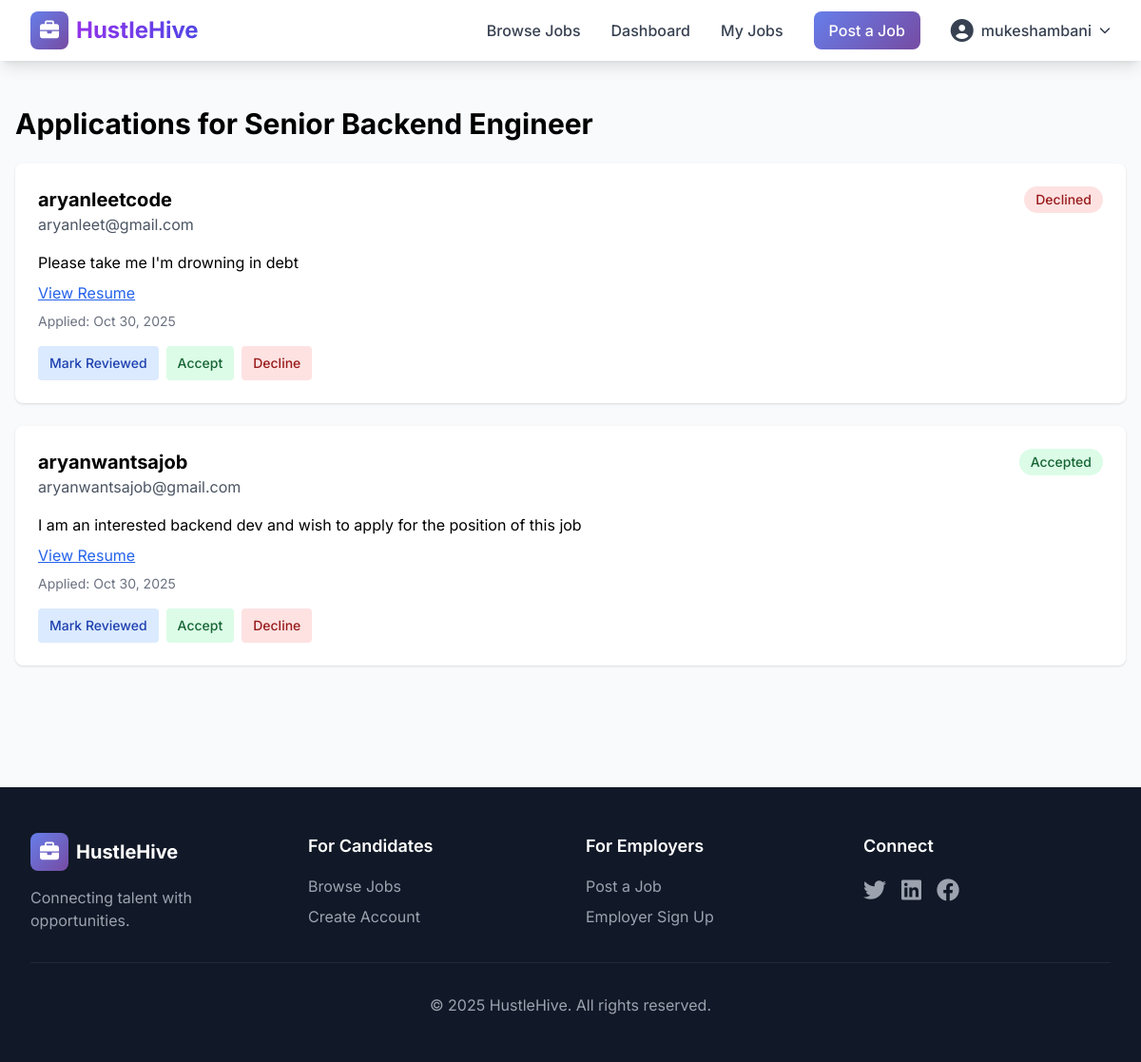
The page /jobs/1/applications/ (signed in) on the database its author committed.
### jobs/models.py (models this page shows, shortened)
class Job(models.Model):
    JOB_TYPES = [
        ('FT', 'Full Time'),
        ('PT', 'Part Time'),
        ('CT', 'Contract'),
        ('IN', 'Internship'),
    ]
    title = models.CharField(max_length=200)
    description = models.TextField()
    company_name = models.CharField(max_length=200)
    location = models.CharField(max_length=200)
    job_type = models.CharField(max_length=2, choices=JOB_TYPES, default='FT')
    salary_range = models.CharField(max_length=100, blank=True)
    posted_by = models.ForeignKey(User, on_delete=models.CASCADE, related_name='jobs')
    created_at = models.DateTimeField(auto_now_add=True)
    updated_at = models.DateTimeField(auto_now=True)
    is_active = models.BooleanField(default=True)
    class Meta:
        ordering = ['-created_at']

class Application(models.Model):
    STATUS_CHOICES = [
        ('P', 'Pending'),
        ('R', 'Reviewed'),
        ('A', 'Accepted'),
        ('D', 'Declined'),
    ]
    job = models.ForeignKey(Job, on_delete=models.CASCADE, related_name='applications')
    applicant = models.ForeignKey(User, on_delete=models.CASCADE, related_name='applications')
    resume = models.FileField(
        upload_to=resume_upload_path,
        validators=[FileExtensionValidator(allowed_extensions=['pdf', 'doc', 'docx'])],
        help_text="Upload your resume (PDF, DOC, or DOCX format, max 5MB)"
    )
    message = models.TextField()
    status = models.CharField(max_length=1, choices=STATUS_CHOICES, default='P')
    submitted_at = models.DateTimeField(auto_now_add=True)
    class Meta:
        unique_together = ['job', 'applicant']
        ordering = ['-submitted_at']

### jobs/views.py (the view)
# urls.py: path('jobs/<int:job_id>/applications/', views.job_applications, name='job_applications'),
@login_required
def job_applications(request, job_id):
    job = get_object_or_404(Job, id=job_id, posted_by=request.user)
    applications = job.applications.all()
    return render(request, 'jobs/job_applications.html', {
        'job': job,
        'applications': applications
    })

### jobs/templates/jobs/job_applications.html (shortened to what this page needs)
{% extends 'jobs/base.html' %}
{% block content %}
<div class="max-w-7xl mx-auto px-4 py-12">
    <h1 class="text-3xl font-bold mb-6">Applications for {{ job.title }}</h1>
    <div class="grid gap-6">
        {% for app in applications %}
        <div class="bg-white p-6 rounded-lg shadow">
            <div class="flex items-start justify-between">
                <div>
                    <h3 class="text-xl font-bold">{{ app.applicant.username }}</h3>
                    <p class="text-gray-600">{{ app.applicant.email }}</p>
                </div>
                <span class="inline-flex items-center px-3 py-1 rounded-full text-sm font-medium
                    {% if app.status == 'P' %}bg-yellow-100 text-yellow-800{% elif app.status == 'R' %}bg-blue-100 text-blue-800{% elif app.status == 'A' %}bg-green-100 text-green-800{% else %}bg-red-100 text-red-800{% endif %}">
                    {% if app.status == 'P' %}Pending{% elif app.status == 'R' %}Reviewed{% elif app.status == 'A' %}Accepted{% else %}Declined{% endif %}
                </span>
            </div>
            <p class="mt-4 whitespace-pre-line">{{ app.message }}</p>
            <a href="{{ app.resume.url }}" class="text-blue-600 underline mt-2 inline-block" target="_blank">View Resume</a>
            <p class="text-sm text-gray-500 mt-2">Applied: {{ app.submitted_at|date:"M d, Y" }}</p>
            <div class="mt-4 flex gap-2">
                <form method="post" action="{% url 'update_application_status' job.id app.id 'review' %}">
                    <button class="px-3 py-2 rounded bg-blue-100 text-blue-800 text-sm font-medium">Mark Reviewed</button>
                </form>
                <form method="post" action="{% url 'update_application_status' job.id app.id 'accept' %}">
                    <button class="px-3 py-2 rounded bg-green-100 text-green-800 text-sm font-medium">Accept</button>
                </form>
                <form method="post" action="{% url 'update_application_status' job.id app.id 'decline' %}">
                    <button class="px-3 py-2 rounded bg-red-100 text-red-800 text-sm font-medium">Decline</button>
                </form>
            </div>
        </div>
        {% endfor %}
    </div>
</div>
{% endblock %}

### jobs/templates/jobs/base.html (shortened to what this page needs)
<!DOCTYPE html>
<html lang="en">
<head>
    <script src="https://cdn.tailwindcss.com"></script>
    <link rel="stylesheet" href="https://cdnjs.cloudflare.com/ajax/libs/font-awesome/6.4.0/css/all.min.css">
</head>
<body class="bg-gray-50">
    <nav class="bg-white shadow-lg sticky top-0 z-50">
        <div class="max-w-7xl mx-auto px-4 sm:px-6 lg:px-8">
            <div class="flex justify-between h-16">
                <div class="flex items-center">
                    <a href="{% url 'home' %}" class="flex items-center space-x-2">
                        <div class="w-10 h-10 gradient-bg rounded-lg flex items-center justify-center">
                            <i class="fas fa-briefcase text-white text-xl"></i>
                        </div>
                        <span class="text-2xl font-bold bg-gradient-to-r from-purple-600 to-indigo-600 bg-clip-text text-transparent">
                        </span>
                    </a>
                </div>
                <div class="hidden md:flex items-center space-x-8">
                    <a href="{% url 'job_list' %}" class="text-gray-700 hover:text-purple-600 font-medium transition">
                        Browse Jobs
                    </a>
                    {% if user.is_authenticated %}
                        <a href="{% url 'dashboard' %}" class="text-gray-700 hover:text-purple-600 font-medium transition">
                            Dashboard
                        </a>
                        {% if user.profile.is_employer %}
                            <a href="{% url 'my_jobs' %}" class="text-gray-700 hover:text-purple-600 font-medium transition">
                                My Jobs
                            </a>
                            <a href="{% url 'job_create' %}" class="btn-primary text-white px-4 py-2 rounded-lg font-medium">
                                Post a Job
                            </a>
                        {% else %}
                            <a href="{% url 'my_applications' %}" class="text-gray-700 hover:text-purple-600 font-medium transition">
                                My Applications
                            </a>
                        {% endif %}
                        <div class="relative">
                            <button id="user-menu-btn" class="flex items-center space-x-2 text-gray-700 hover:text-purple-600 font-medium transition">
                                <i class="fas fa-user-circle text-2xl"></i>
                                <span>{{ user.username }}</span>
                                <i class="fas fa-chevron-down text-xs"></i>
                            </button>
                        </div>
                    {% endif %}
                </div>
            </div>
        </div>
    </nav>
    <main>
        {% block content %}{% endblock %}
    </main>
    <footer class="bg-gray-900 text-white mt-20">
        <div class="max-w-7xl mx-auto px-4 sm:px-6 lg:px-8 py-12">
            <div class="grid grid-cols-1 md:grid-cols-4 gap-8">
                <div>
                    <div class="flex items-center space-x-2 mb-4">
                        <div class="w-10 h-10 gradient-bg rounded-lg flex items-center justify-center">
                            <i class="fas fa-briefcase text-white text-xl"></i>
                        </div>
                        <span class="text-xl font-bold">HustleHive</span>
                    </div>
                    <p class="text-gray-400">Connecting talent with opportunities.</p>
                </div>
                <div>
                    <h3 class="text-lg font-semibold mb-4">For Candidates</h3>
                    <ul class="space-y-2 text-gray-400">
                        <li><a href="{% url 'job_list' %}" class="hover:text-white transition">Browse Jobs</a></li>
                        <li><a href="{% url 'register' %}" class="hover:text-white transition">Create Account</a></li>
                    </ul>
                </div>
                <div>
                    <h3 class="text-lg font-semibold mb-4">For Employers</h3>
                    <ul class="space-y-2 text-gray-400">
                        <li><a href="{% url 'job_create' %}" class="hover:text-white transition">Post a Job</a></li>
                        <li><a href="{% url 'register' %}" class="hover:text-white transition">Employer Sign Up</a></li>
                    </ul>
                </div>
                <div>
                    <h3 class="text-lg font-semibold mb-4">Connect</h3>
                    <div class="flex space-x-4">
                        <a href="#" class="text-gray-400 hover:text-white transition">
                            <i class="fab fa-twitter text-2xl"></i>
                        </a>
                        <a href="#" class="text-gray-400 hover:text-white transition">
                            <i class="fab fa-linkedin text-2xl"></i>
                        </a>
                        <a href="#" class="text-gray-400 hover:text-white transition">
                            <i class="fab fa-facebook text-2xl"></i>
                        </a>
                    </div>
                </div>
            </div>
            <div class="border-t border-gray-800 mt-8 pt-8 text-center text-gray-400">
                <p>&copy; 2025 HustleHive. All rights reserved.</p>
            </div>
        </div>
    </footer>
</body>
</html>

### jobs/templates/jobs/base.html (style rules this page uses)
body { font-family: 'Inter', sans-serif; }
.gradient-bg { background: linear-gradient(135deg, #667eea 0%, #764ba2 100%); }
.btn-primary { background: linear-gradient(135deg, #667eea 0%, #764ba2 100%); transition: all 0.3s ease; }

### rows shown on the page
Job: title "Senior Backend Engineer"
Application: applicant.username "aryanleetcode", applicant.email "aryanleet@gmail.com", status "Declined", message "Please take me I'm drowning in debt", submitted_at "Oct 30, 2025"
Application: applicant.username "aryanwantsajob", applicant.email "aryanwantsajob@gmail.com", status "Accepted", message "I am an interested backend dev and wish to apply for the position of this job", submitted_at "Oct 30, 2025"

### other values the page prints
{{ user.username }} "mukeshambani"
